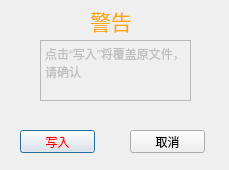
<?xml version="1.0" encoding="UTF-8"?>
<ui version="4.0">
 <class>Dlg_Warn</class>
 <widget class="QDialog" name="Dlg_Warn">
  <property name="geometry">
   <rect>
    <x>0</x>
    <y>0</y>
    <width>229</width>
    <height>170</height>
   </rect>
  </property>
  <property name="windowTitle">
   <string>Dialog</string>
  </property>
  <widget class="QLabel" name="label_title">
   <property name="geometry">
    <rect>
     <x>90</x>
     <y>0</y>
     <width>121</width>
     <height>41</height>
    </rect>
   </property>
   <property name="font">
    <font>
     <pointsize>16</pointsize>
    </font>
   </property>
   <property name="styleSheet">
    <string notr="true">color: orange;</string>
   </property>
   <property name="text">
    <string>警告</string>
   </property>
  </widget>
  <widget class="QTextBrowser" name="textBrowser">
   <property name="enabled">
    <bool>false</bool>
   </property>
   <property name="geometry">
    <rect>
     <x>40</x>
     <y>40</y>
     <width>151</width>
     <height>61</height>
    </rect>
   </property>
   <property name="html">
    <string>&lt;!DOCTYPE HTML PUBLIC &quot;-//W3C//DTD HTML 4.0//EN&quot; &quot;http://www.w3.org/TR/REC-html40/strict.dtd&quot;&gt;
&lt;html&gt;&lt;head&gt;&lt;meta name=&quot;qrichtext&quot; content=&quot;1&quot; /&gt;&lt;style type=&quot;text/css&quot;&gt;
p, li { white-space: pre-wrap; }
&lt;/style&gt;&lt;/head&gt;&lt;body style=&quot; font-family:'SimSun'; font-size:9pt; font-weight:400; font-style:normal;&quot;&gt;
&lt;p style=&quot; margin-top:0px; margin-bottom:0px; margin-left:0px; margin-right:0px; -qt-block-indent:0; text-indent:0px;&quot;&gt;点击“写入”将覆盖原文件，请确认&lt;/p&gt;&lt;/body&gt;&lt;/html&gt;</string>
   </property>
  </widget>
  <widget class="QPushButton" name="Btn_confirm">
   <property name="geometry">
    <rect>
     <x>20</x>
     <y>130</y>
     <width>75</width>
     <height>23</height>
    </rect>
   </property>
   <property name="styleSheet">
    <string notr="true">color:rgb(255, 0, 0)</string>
   </property>
   <property name="text">
    <string>写入</string>
   </property>
  </widget>
  <widget class="QPushButton" name="Btn_cancel">
   <property name="geometry">
    <rect>
     <x>130</x>
     <y>130</y>
     <width>75</width>
     <height>23</height>
    </rect>
   </property>
   <property name="text">
    <string>取消</string>
   </property>
  </widget>
 </widget>
 <resources/>
 <connections/>
</ui>
